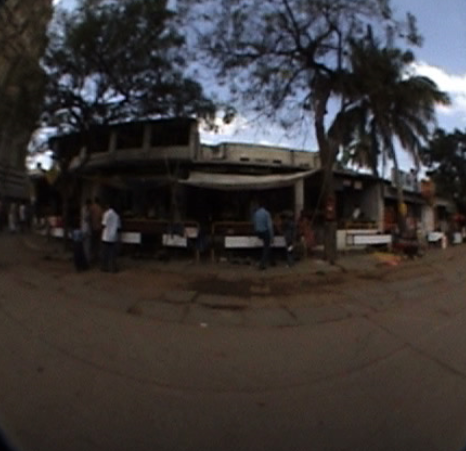
#> input picture Midterm/image_2.2.png, 466 x 451 px
$ python Q_1.py   (older library calls are emulated)
#> lines starting #> are read from the running program, lines starting #| are printed output that depends on the picture
import numpy as np
import cv2
#OPENCV VERSION 4.4

a = cv2.imread('image_2.2.png')
#> a is the input picture: shape (451, 466, 3); mean B, G, R 54.4, 54.7, 58.8
b = cv2.imread('image_2.1.png')
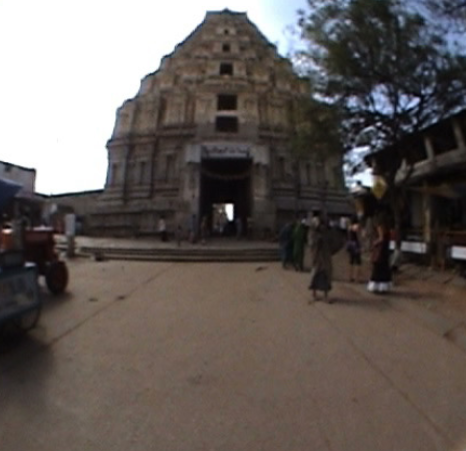
#> input picture Midterm/image_2.1.png, 466 x 451 px
#> b is the input picture: shape (451, 466, 3); mean B, G, R 90.4, 93.9, 101.2

A_GRAY = cv2.cvtColor(a,cv2.COLOR_BGR2GRAY)
B_GRAY = cv2.cvtColor(b,cv2.COLOR_BGR2GRAY)
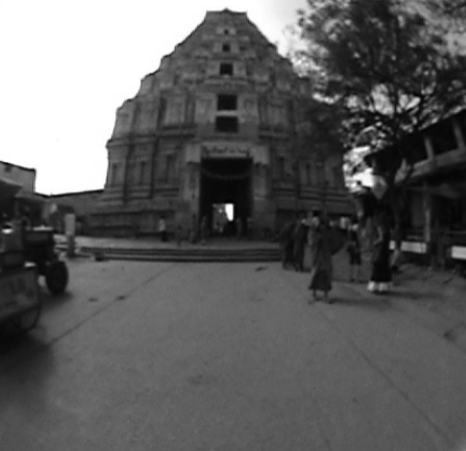
#> B_GRAY: shape (451, 466); min 1, max 255, mean 95.7

sift = cv2.xfeatures2d.SIFT_create()
ka, da = sift.detectAndCompute(A_GRAY, None)
#> ka = 1092 keypoints; strongest (x, y, size): (44, 160, 13.3), (340, 156, 4), (227, 119, 5.8), (39, 165, 3.1)
kb, db = sift.detectAndCompute(B_GRAY, None)
#> kb = 725 keypoints; strongest (x, y, size): (229, 209, 7.1), (7, 231, 3.5), (359, 183, 3.3), (33, 171, 4.3)

buff = cv2.BFMatcher()
m = buff.match(da, db)
#> m = 1092 matches
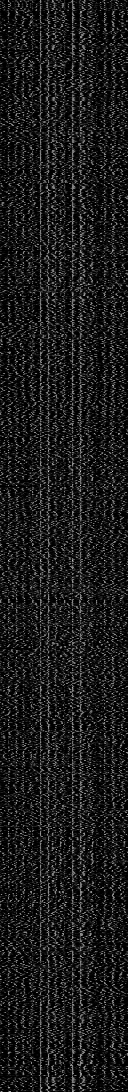
#> da: shape (1092, 128) float32; min 0, max 209, mean 27.1

sorting = sorted(m, key = lambda x : x.distance)
#> sorting = 1092 matches
rest = cv2.drawMatches(a, ka, b, kb, sorting[:30], None, flags=2)
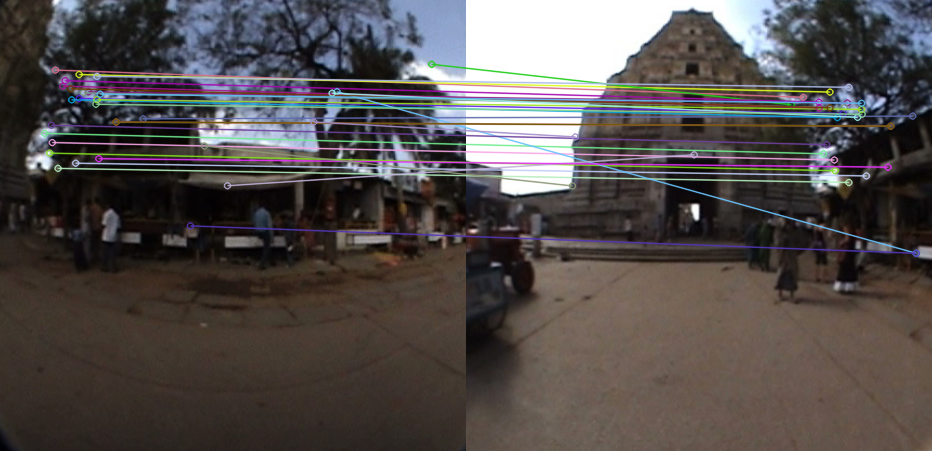
#> rest: shape (451, 932, 3); mean B, G, R 75.9, 77.2, 82.8

src = np.float32([ka[i.queryIdx].pt for i in m]).reshape((-1, 1, 2))
#> src = 1092 rows, first 8: [10.91, 216.9], [11.9, 226], [11.9, 226], [12.75, 205.7], [12.75, 205.7], [12.8, 205.6], [12.8, 205.6], [22.03, 207.4]
dst = np.float32([kb[i.trainIdx].pt for i in m]).reshape((-1, 1, 2))
#> dst = 1092 rows, first 8: [424.2, 125.7], [354.9, 226.7], [185.1, 75.08], [220.9, 229.5], [279, 84.59], [220.9, 229.5], [279, 84.59], [265.3, 77.9]
H, stat = cv2.findHomography(src, dst, cv2.RANSAC, 5.0)
#> H = [[0.0781, -2.28, 412.4], [-0.000573, -0.514, 100.9], [0.000171, -0.00548, 1]]; stat = 1092 values, max 1 at index 21, min 0 at index 0, mean 0.0174

bef = []
for x in range(a.shape[1], a.shape[1]*2):
    for y in range(a.shape[0]):
        point = [x,y,1]
        bef.append(point)
bef = np.array(bef).transpose()
Hinv = np.linalg.inv(H)
#> Hinv = [[-509.7, -267.2, 237132.3], [-240.1, -99.54, 109067.9], [-1.23, -0.499, 557.6]]
aft = np.matmul(Hinv, bef)
aft = aft / aft[2, :]
aft = aft[:2, :]
aft = np.round(aft, 0).astype(np.int)

height, width, _ = a.shape
#> height = 451; width = 466
temp1 = np.zeros((height, width * 2, 3), dtype=np.uint8)
for pt1, pt2 in zip(bef[:2, :].transpose(), aft.transpose()):
    if pt2[1] >= height or pt2[0] >= width:
        continue

    if np.sum(pt2 < 0) >= 1:
        continue

    temp1[pt1[1], pt1[0]] = a[pt2[1], pt2[0]]
#> this loop made 210166 passes
#> (pt1, pt2) on passes 1 to 3: ([466, 0], [26, 196]), ([466, 1], [43, 196]), ([466, 2], [58, 196])
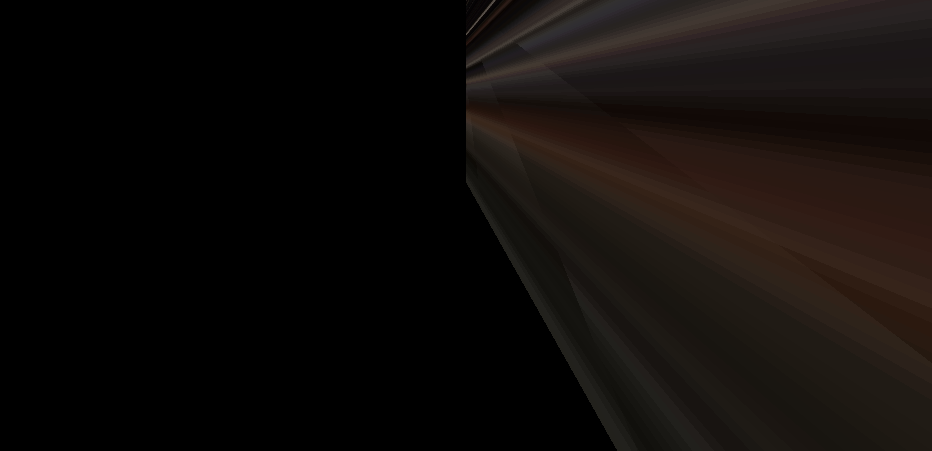
#> temp1: shape (451, 932, 3); mean B, G, R 9.8, 11.9, 15.7
temp1[0: height, 0: width] = b
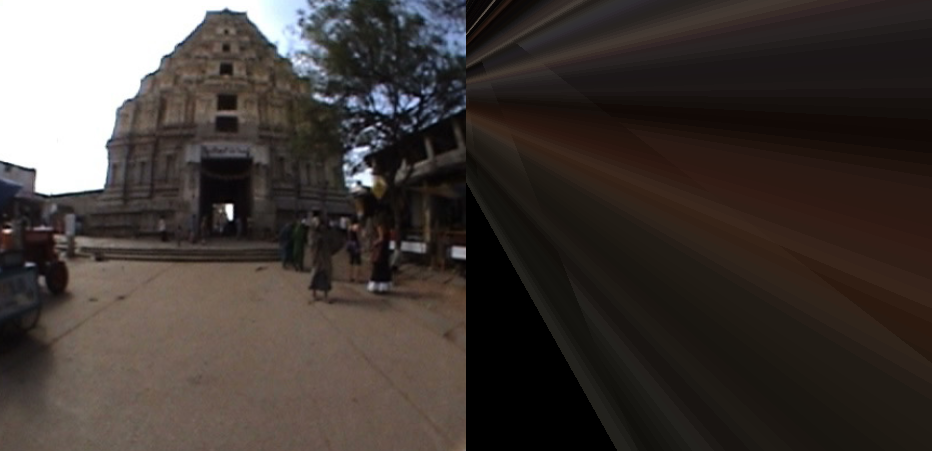
#> temp1: shape (451, 932, 3); mean B, G, R 55, 58.9, 66.3
cv2.imshow('temp1', temp1)

temp2 = cv2.warpPerspective(a, H, (a.shape[1] + b.shape[1], b.shape[0]))
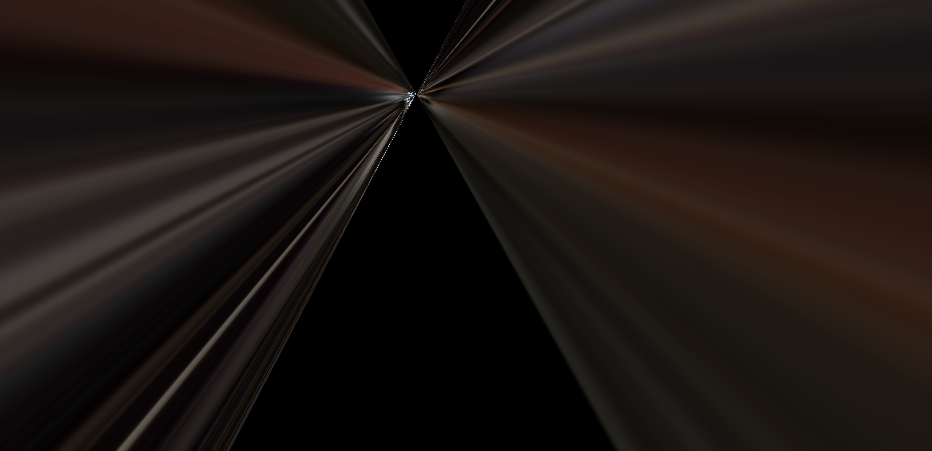
#> temp2: shape (451, 932, 3); mean B, G, R 18, 21, 27.2
temp2[0: a.shape[0], 0: b.shape[1]] = b
cv2.imshow('result', temp2)
cv2.waitKey(0)
cv2.destroyAllWindows()
